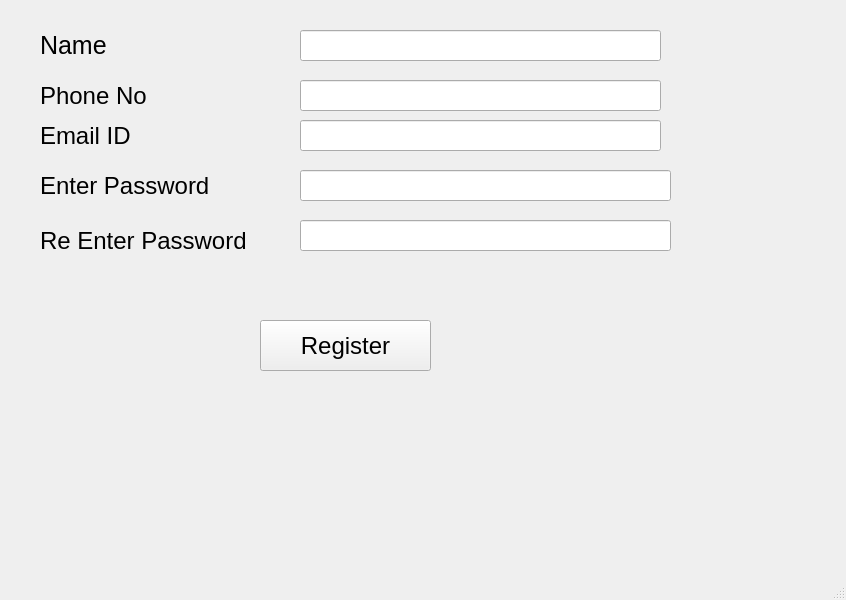
<?xml version="1.0" encoding="UTF-8"?>
<ui version="4.0">
 <class>addadmin</class>
 <widget class="QMainWindow" name="addadmin">
  <property name="geometry">
   <rect>
    <x>0</x>
    <y>0</y>
    <width>846</width>
    <height>600</height>
   </rect>
  </property>
  <property name="font">
   <font>
    <pointsize>18</pointsize>
   </font>
  </property>
  <property name="windowTitle">
   <string>MainWindow</string>
  </property>
  <widget class="QWidget" name="centralwidget">
   <widget class="QLabel" name="l1">
    <property name="geometry">
     <rect>
      <x>40</x>
      <y>30</y>
      <width>91</width>
      <height>31</height>
     </rect>
    </property>
    <property name="font">
     <font>
      <family>Nirmala UI</family>
      <pointsize>19</pointsize>
     </font>
    </property>
    <property name="text">
     <string>Name</string>
    </property>
   </widget>
   <widget class="QLabel" name="l2">
    <property name="geometry">
     <rect>
      <x>40</x>
      <y>80</y>
      <width>141</width>
      <height>31</height>
     </rect>
    </property>
    <property name="text">
     <string>Phone No</string>
    </property>
   </widget>
   <widget class="QLabel" name="l3">
    <property name="geometry">
     <rect>
      <x>40</x>
      <y>120</y>
      <width>121</width>
      <height>31</height>
     </rect>
    </property>
    <property name="text">
     <string>Email ID</string>
    </property>
   </widget>
   <widget class="QLabel" name="l4">
    <property name="geometry">
     <rect>
      <x>40</x>
      <y>170</y>
      <width>231</width>
      <height>31</height>
     </rect>
    </property>
    <property name="text">
     <string>Enter Password</string>
    </property>
   </widget>
   <widget class="QLabel" name="l5">
    <property name="geometry">
     <rect>
      <x>40</x>
      <y>220</y>
      <width>271</width>
      <height>41</height>
     </rect>
    </property>
    <property name="text">
     <string>Re Enter Password</string>
    </property>
   </widget>
   <widget class="QLineEdit" name="line1">
    <property name="geometry">
     <rect>
      <x>300</x>
      <y>30</y>
      <width>361</width>
      <height>31</height>
     </rect>
    </property>
   </widget>
   <widget class="QLineEdit" name="line2">
    <property name="geometry">
     <rect>
      <x>300</x>
      <y>80</y>
      <width>361</width>
      <height>31</height>
     </rect>
    </property>
   </widget>
   <widget class="QLineEdit" name="line3">
    <property name="geometry">
     <rect>
      <x>300</x>
      <y>120</y>
      <width>361</width>
      <height>31</height>
     </rect>
    </property>
   </widget>
   <widget class="QLineEdit" name="line4">
    <property name="geometry">
     <rect>
      <x>300</x>
      <y>170</y>
      <width>371</width>
      <height>31</height>
     </rect>
    </property>
    <property name="echoMode">
     <enum>QLineEdit::Password</enum>
    </property>
   </widget>
   <widget class="QLineEdit" name="line5">
    <property name="geometry">
     <rect>
      <x>300</x>
      <y>220</y>
      <width>371</width>
      <height>31</height>
     </rect>
    </property>
    <property name="echoMode">
     <enum>QLineEdit::Password</enum>
    </property>
   </widget>
   <widget class="QPushButton" name="b1">
    <property name="geometry">
     <rect>
      <x>260</x>
      <y>320</y>
      <width>171</width>
      <height>51</height>
     </rect>
    </property>
    <property name="text">
     <string>Register</string>
    </property>
   </widget>
  </widget>
  <widget class="QMenuBar" name="menubar">
   <property name="geometry">
    <rect>
     <x>0</x>
     <y>0</y>
     <width>846</width>
     <height>47</height>
    </rect>
   </property>
  </widget>
  <widget class="QStatusBar" name="statusbar"/>
 </widget>
 <resources/>
 <connections/>
</ui>
